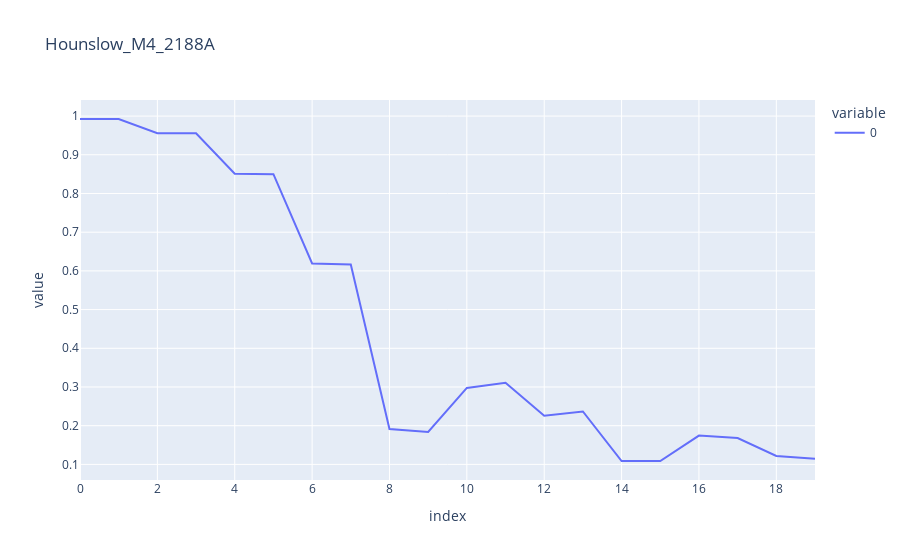
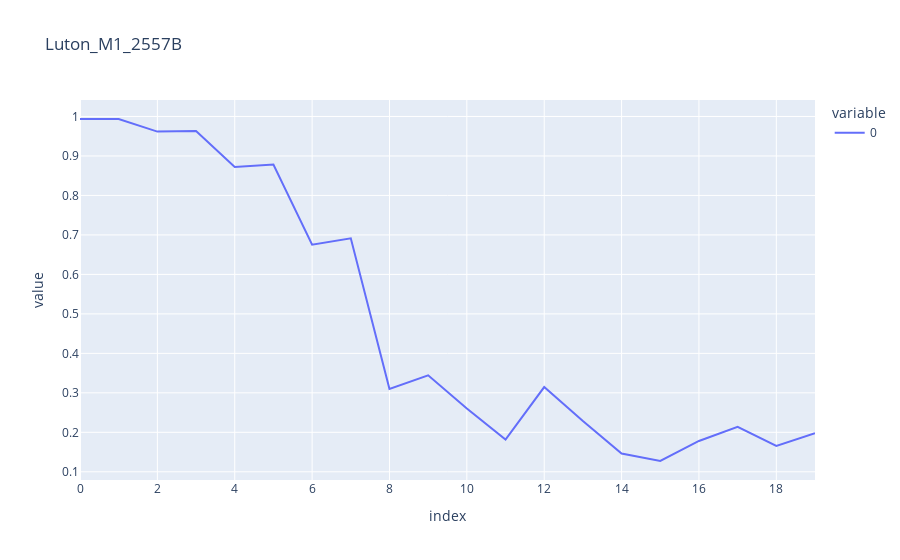
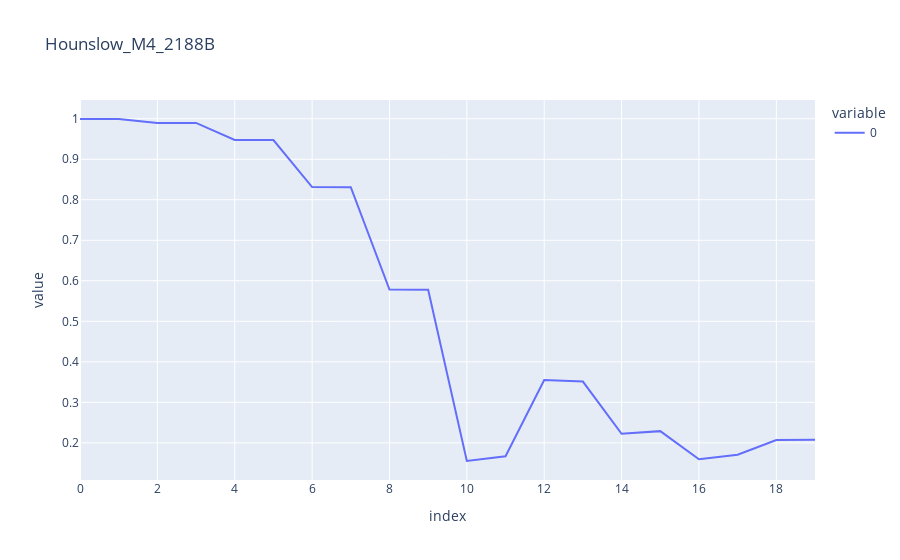
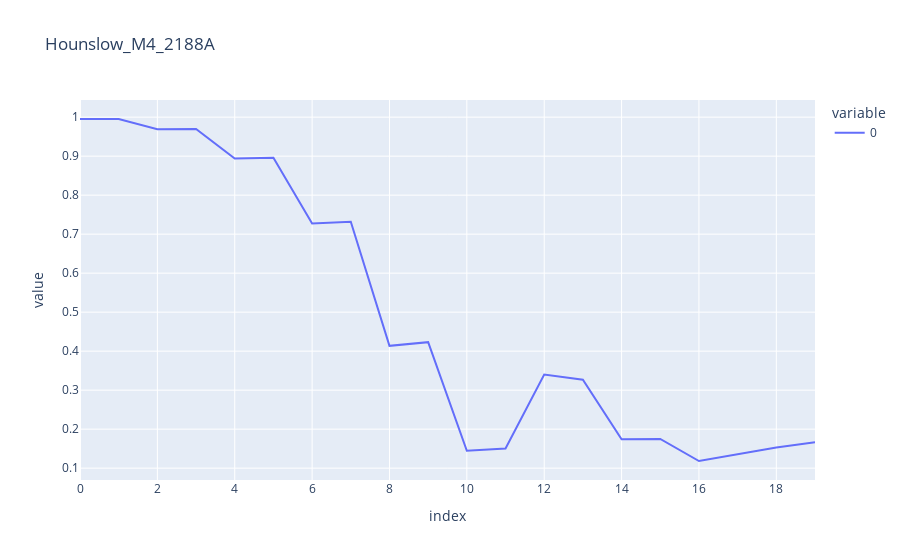

Notebook source saved alongside these figures, in order:
### Code cell
for model_val_losses in all_val_losses:
    (name, val_losses) = model_val_losses
    
    fig = px.line(val_losses, title=name)
    fig.show()

### Figure 1 — Plotly figure (JSON) as saved in the notebook; plotly's stock layout.template omitted (floating-point values rounded to 4 significant figures)
{"data": [{"hovertemplate": "variable=0<br>index=%{x}<br>value=%{y}<extra></extra>", "legendgroup": "0", "line": {"color": "#636efa", "dash": "solid"}, "marker": {"symbol": "circle"}, "mode": "lines", "name": "0", "orientation": "v", "showlegend": true, "type": "scatter", "x": [0, 1, 2, 3, 4, 5, 6, 7, 8, 9, 10, 11, 12, 13, 14, 15, 16, 17, 18, 19], "xaxis": "x", "y": [0.9925, 0.9924, 0.9557, 0.9554, 0.8509, 0.8498, 0.6191, 0.6163, 0.1913, 0.1837, 0.2977, 0.3108, 0.2259, 0.2369, 0.1088, 0.1088, 0.1744, 0.168, 0.1218, 0.1146], "yaxis": "y"}], "layout": {"legend": {"title": {"text": "variable"}, "tracegroupgap": 0}, "title": {"text": "Hounslow_M4_2188A"}, "xaxis": {"anchor": "y", "domain": [0, 1], "title": {"text": "index"}}, "yaxis": {"anchor": "x", "domain": [0, 1], "title": {"text": "value"}}}}

### Figure 2 — Plotly figure (JSON) as saved in the notebook; plotly's stock layout.template omitted (floating-point values rounded to 4 significant figures)
{"data": [{"hovertemplate": "variable=0<br>index=%{x}<br>value=%{y}<extra></extra>", "legendgroup": "0", "line": {"color": "#636efa", "dash": "solid"}, "marker": {"symbol": "circle"}, "mode": "lines", "name": "0", "orientation": "v", "showlegend": true, "type": "scatter", "x": [0, 1, 2, 3, 4, 5, 6, 7, 8, 9, 10, 11, 12, 13, 14, 15, 16, 17, 18, 19], "xaxis": "x", "y": [0.9934, 0.9936, 0.9617, 0.9633, 0.872, 0.8781, 0.6754, 0.6913, 0.3097, 0.3444, 0.2601, 0.1815, 0.3146, 0.2285, 0.1462, 0.1274, 0.1781, 0.2138, 0.1656, 0.1975], "yaxis": "y"}], "layout": {"legend": {"title": {"text": "variable"}, "tracegroupgap": 0}, "title": {"text": "Luton_M1_2557B"}, "xaxis": {"anchor": "y", "domain": [0, 1], "title": {"text": "index"}}, "yaxis": {"anchor": "x", "domain": [0, 1], "title": {"text": "value"}}}}

### Figure 3 — Plotly figure (JSON) as saved in the notebook; plotly's stock layout.template omitted (floating-point values rounded to 4 significant figures)
{"data": [{"hovertemplate": "variable=0<br>index=%{x}<br>value=%{y}<extra></extra>", "legendgroup": "0", "line": {"color": "#636efa", "dash": "solid"}, "marker": {"symbol": "circle"}, "mode": "lines", "name": "0", "orientation": "v", "showlegend": true, "type": "scatter", "x": [0, 1, 2, 3, 4, 5, 6, 7, 8, 9, 10, 11, 12, 13, 14, 15, 16, 17, 18, 19], "xaxis": "x", "y": [0.9994, 0.9993, 0.9898, 0.9897, 0.9477, 0.9475, 0.8313, 0.8309, 0.5785, 0.5778, 0.1552, 0.1669, 0.3552, 0.3513, 0.2225, 0.2289, 0.1595, 0.1708, 0.2071, 0.2077], "yaxis": "y"}], "layout": {"legend": {"title": {"text": "variable"}, "tracegroupgap": 0}, "title": {"text": "Hounslow_M4_2188B"}, "xaxis": {"anchor": "y", "domain": [0, 1], "title": {"text": "index"}}, "yaxis": {"anchor": "x", "domain": [0, 1], "title": {"text": "value"}}}}

### Figure 4 — Plotly figure (JSON) as saved in the notebook; plotly's stock layout.template omitted (floating-point values rounded to 4 significant figures)
{"data": [{"hovertemplate": "variable=0<br>index=%{x}<br>value=%{y}<extra></extra>", "legendgroup": "0", "line": {"color": "#636efa", "dash": "solid"}, "marker": {"symbol": "circle"}, "mode": "lines", "name": "0", "orientation": "v", "showlegend": true, "type": "scatter", "x": [0, 1, 2, 3, 4, 5, 6, 7, 8, 9, 10, 11, 12, 13, 14, 15, 16, 17, 18, 19], "xaxis": "x", "y": [0.9952, 0.9953, 0.9693, 0.9698, 0.894, 0.8957, 0.7273, 0.7317, 0.4137, 0.4231, 0.1446, 0.1503, 0.3402, 0.3267, 0.174, 0.1748, 0.1184, 0.1362, 0.1531, 0.1668], "yaxis": "y"}], "layout": {"legend": {"title": {"text": "variable"}, "tracegroupgap": 0}, "title": {"text": "Hounslow_M4_2188A"}, "xaxis": {"anchor": "y", "domain": [0, 1], "title": {"text": "index"}}, "yaxis": {"anchor": "x", "domain": [0, 1], "title": {"text": "value"}}}}
